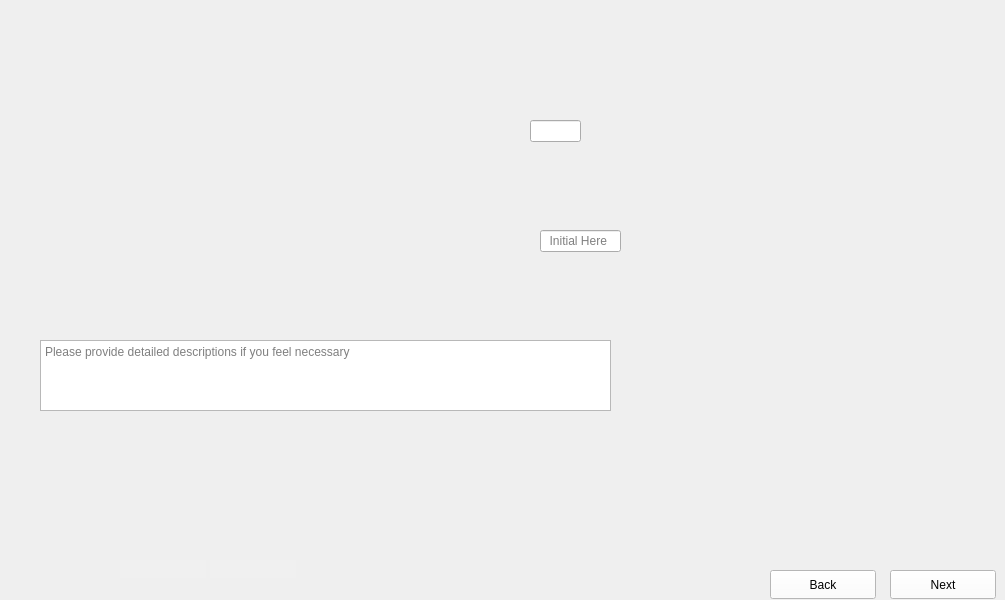
      <widget class="QWidget" name="Dice_Framing_Trench_Pattern_2">
       <property name="maximumSize">
        <size>
         <width>1024</width>
         <height>600</height>
        </size>
       </property>
       <property name="styleSheet">
        <string notr="true">border-image: url(:/images/images/Dice_Framing_Trench_Pattern_2.png);</string>
       </property>
       <widget class="QLineEdit" name="Dice_Framing_Trench_Pattern_2_Data1">
        <property name="geometry">
         <rect>
          <x>530</x>
          <y>120</y>
          <width>51</width>
          <height>22</height>
         </rect>
        </property>
        <property name="styleSheet">
         <string notr="true">border-image:None;</string>
        </property>
       </widget>
       <widget class="QLineEdit" name="Dice_Framing_Trench_Pattern_2_Data0">
        <property name="geometry">
         <rect>
          <x>540</x>
          <y>230</y>
          <width>81</width>
          <height>22</height>
         </rect>
        </property>
        <property name="styleSheet">
         <string notr="true">border-image:None;</string>
        </property>
        <property name="placeholderText">
         <string>  Initial Here</string>
        </property>
       </widget>
       <widget class="QTextEdit" name="Dice_Framing_Trench_Pattern_2_Comments">
        <property name="geometry">
         <rect>
          <x>40</x>
          <y>340</y>
          <width>571</width>
          <height>71</height>
         </rect>
        </property>
        <property name="styleSheet">
         <string notr="true">border-image:None;</string>
        </property>
        <property name="placeholderText">
         <string>Please provide detailed descriptions if you feel necessary </string>
        </property>
       </widget>
       <widget class="QLineEdit" name="Dice_Framing_Trench_Pattern_2_Initials">
        <property name="geometry">
         <rect>
          <x>210</x>
          <y>560</y>
          <width>86</width>
          <height>18</height>
         </rect>
        </property>
        <property name="styleSheet">
         <string notr="true">QLineEdit{
background-color: rgb(240, 240, 240);
border: none;
border-image:None;
}</string>
        </property>
       </widget>
       <widget class="QLineEdit" name="Dice_Framing_Trench_Pattern_2_Dates">
        <property name="geometry">
         <rect>
          <x>120</x>
          <y>560</y>
          <width>86</width>
          <height>18</height>
         </rect>
        </property>
        <property name="styleSheet">
         <string notr="true">QLineEdit{
background-color: rgb(240, 240, 240);
border: none;
border-image:None;
}</string>
        </property>
       </widget>
       <widget class="QPushButton" name="Dice_Framing_Trench_Pattern_2_Next">
        <property name="geometry">
         <rect>
          <x>890</x>
          <y>570</y>
          <width>106</width>
          <height>29</height>
         </rect>
        </property>
        <property name="styleSheet">
         <string notr="true">QPushButton{
background-color: rgb(255, 255, 255);
height: 35px;
border-image:None;
}
QPushButton::hover{
background-color: rgb(0, 0, 255);
}
QPushButton:pressed{
padding-top:7px;
padding-top:7px;
}</string>
        </property>
        <property name="text">
         <string>Next</string>
        </property>
       </widget>
       <widget class="QPushButton" name="Dice_Framing_Trench_Pattern_2_Back">
        <property name="geometry">
         <rect>
          <x>770</x>
          <y>570</y>
          <width>106</width>
          <height>29</height>
         </rect>
        </property>
        <property name="styleSheet">
         <string notr="true">QPushButton{
background-color: rgb(255, 255, 255);
height: 35px;
border-image:None;
}
QPushButton::hover{
background-color: rgb(0, 0, 255);
}
QPushButton:pressed{
padding-top:7px;
padding-top:7px;
}</string>
        </property>
        <property name="text">
         <string>Back</string>
        </property>
       </widget>
      </widget>
